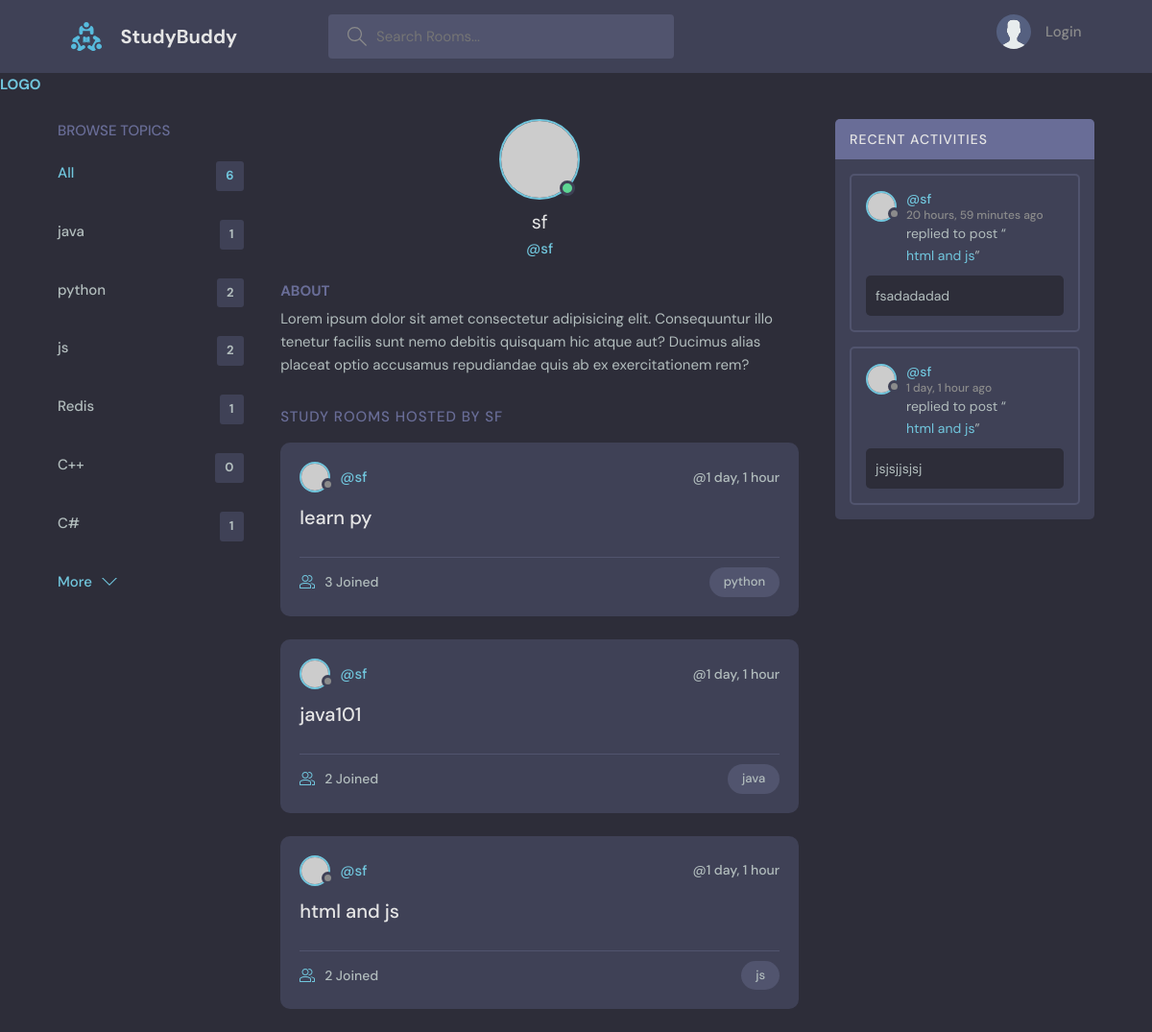
The app's page /profile/1 with its own data.
### base/models.py (models this page shows, shortened)
class Topic(models.Model):
    name = models.CharField(max_length=200)

class Room(models.Model):
    host = models.ForeignKey(User, on_delete=models.SET_NULL, null=True)
    topic = models.ForeignKey('Topic', on_delete=models.SET_NULL, null=True)
    name = models.CharField(max_length=200)
    description = models.TextField(null=True, blank=True)
    participants = models.ManyToManyField(User, related_name='participants', blank=True)
    updated = models.DateTimeField(auto_now=True)
    created = models.DateTimeField(auto_now_add=True)
    class Meta:
        ordering = ['-updated', '-created']
    def __str__(self):
        return self.name

class Message(models.Model):
    user = models.ForeignKey(User, on_delete=models.CASCADE)
    room = models.ForeignKey(Room, on_delete=models.CASCADE)
    body = models.TextField()
    updated = models.DateTimeField(auto_now=True)
    created = models.DateTimeField(auto_now_add=True)
    class Meta:
        ordering = ['-updated', '-created']
    def __str__(self):
        return self.body[0:50]

### base/views.py (the view)
# urls.py: path('profile/<str:pk>', views.userProfile, name="user-profile"),
def userProfile(request, pk):
    user = User.objects.get(id=pk)
    print('user---------',user)
    rooms = user.room_set.all()
    room_messages = user.message_set.all()
    print('room_messages---------',room_messages)
    topics = Topic.objects.all()
    context = {
        'user': user,
        'rooms': rooms,
        'room_messages' : room_messages,
        'topics' : topics
    }
    return render(request, 'base/profile.html', context)

### base/templates/base/profile.html (shortened to what this page needs)
{% extends "main.html" %}
{% block content %}
<main class="profile-page layout layout--3">
  <div class="container">
    {% include "base/topics_component.html" %}
    <div class="roomList">
      <div class="profile">
        <div class="profile__avatar">
          <div class="avatar avatar--large active">
            <img src="https://randomuser.me/api/portraits/men/11.jpg" />
          </div>
        </div>
        <div class="profile__info">
          <h3>{{ user.username }}</h3>
          <p>@{{ user.username }}</p>
        </div>
        <div class="profile__about">
          <h3>About</h3>
          <p>
            Lorem ipsum dolor sit amet consectetur adipisicing elit. Consequuntur illo tenetur
            facilis sunt nemo debitis quisquam hic atque aut? Ducimus alias placeat optio
            accusamus repudiandae quis ab ex exercitationem rem?
          </p>
        </div>
      </div>
      <div class="roomList__header">
        <div>
          <h2>Study Rooms Hosted by {{user}}</a>
          </h2>
        </div>
      </div>
      {% include "base/feed_component.html" %}
    </div>
    {% include "base/activity_component.html" %}
  </div>
</main>
{% endblock content %}

### base/templates/base/topics_component.html
<div class="topics">
  <div class="topics__header">
    <h2>Browse Topics</h2>
  </div>
  <ul class="topics__list">
    <li>
      <a href="{% url 'home' %}" class="active">All <span>{{topics.count}}</span></a>
    </li>
    {% for topic in topics %}
    <li>
      <a href="{% url 'home' %}?q={{topic.name}}"
        >{{ topic.name }} <span> {{topic.room_set.all.count}} </span></a
      >
    </li>
    {% endfor %}
  </ul>
  <a class="btn btn--link" href="topics.html">
    More
    <svg
      version="1.1"
      xmlns="http://www.w3.org/2000/svg"
      width="32"
      height="32"
      viewBox="0 0 32 32"
    >
      <title>chevron-down</title>
      <path d="M16 21l-13-13h-3l16 16 16-16h-3l-13 13z"></path>
    </svg>
  </a>
</div>

### base/templates/base/feed_component.html (shortened to what this page needs)
{% for room in rooms %}
<div class="roomListRoom">
  <div class="roomListRoom__header">
    <a href="{% url 'user-profile' room.host.id %}" class="roomListRoom__author">
      <div class="avatar avatar--small">
        <img src="https://randomuser.me/api/portraits/women/11.jpg" />
      </div>
      <span>@{{ room.host.username}}</span>
    </a>
    <div class="roomListRoom__actions">
      <span>@{{ room.created|timesince }}</span>
    </div>
  </div>
  <div class="roomListRoom__content">
    <a href="{% url 'room' room.id %}">{{ room.name }}</a>
  </div>
  <div class="roomListRoom__meta">
    <a href="{% url 'room' room.id %}" class="roomListRoom__joined">
      {{room.participants.all.count}} Joined
    </a>
    <p class="roomListRoom__topic">{{ room.topic.name }}</p>
  </div>
</div>
{% endfor %}

### base/templates/base/activity_component.html (shortened to what this page needs)
<div class="activities">
    <div class="activities__header">
      <h2>Recent Activities</h2>
    </div>
    {% for message in room_messages %}
    <div class="activities__box">
      <div class="activities__boxHeader roomListRoom__header">
        <a href="{% url 'user-profile' message.user.id %}" class="roomListRoom__author">
          <div class="avatar avatar--small">
            <img src="https://randomuser.me/api/portraits/women/11.jpg" />
          </div>
          <p>
            @{{message.user }}
            <span>{{ message.created|timesince }} ago</span>
          </p>
        </a>
      </div>
      <div class="activities__boxContent">
        <p>
          replied to post “<a href="{% url 'room' message.room.id %}">{{message.room}}</a
          >”
        </p>
        <div class="activities__boxRoomContent">
            {{message.body}}        </div>
      </div>
    </div>
    {% endfor %}
</div>

### records on screen
Topic: name "java", room_set.all.count "1"
Topic: name "python", room_set.all.count "2"
Topic: name "js", room_set.all.count "2"
Topic: name "Redis", room_set.all.count "1"
Topic: name "C++", room_set.all.count "0"
Topic: name "C#", room_set.all.count "1"
Room: host.username "sf", created "1 day, 1 hour", name "learn py", participants.all.count "3", topic.name "python"
Room: host.username "sf", created "1 day, 1 hour", name "java101", participants.all.count "2", topic.name "java"
Room: host.username "sf", created "1 day, 1 hour", name "html and js", participants.all.count "2", topic.name "js"
Message: user "sf", created "20 hours, 59 minutes", room "html and js", body "fsadadadad"
Message: user "sf", created "1 day, 1 hour", room "html and js", body "jsjsjjsjsj"

### other values on screen
{{ topics.count }} "6"
{{ user.username }} "sf"
{{ user }} "SF"
